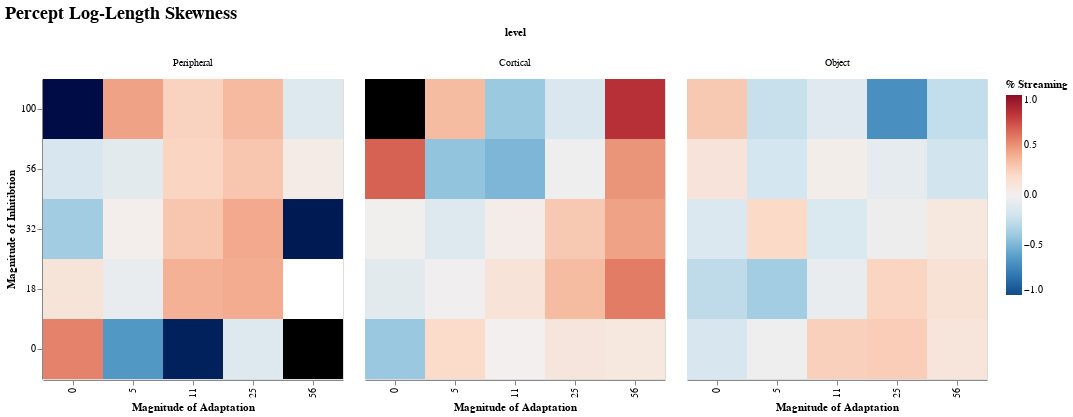

Source (notebook cell):
### Code cell
df_skew |>
  @vlplot(:rect, width=300, height=300,
          title={text="Percept Log-Length Skewness",fontSize=18},
          column={field=:level, typ="nominal", sort=["Peripheral", "Cortical", "Object"]},
          x={field=:c_a, typ="ordinal", sort = "ascending",
             axis={title="Magnitude of Adaptation"}},
          y={field=:c_m, typ="ordinal", sort = "descending",
             axis={title="Magnitude of Inhitibtion"}},
          color={field="skew", aggregate="mean", typ="quantitative",
                 sort = "descending",scale={domain=[-1,1],range="diverging"},
                 legend={title="% Streaming"}},
          config={range={diverging={scheme="redblue"}}})

### Figure 1 — Vega-Lite specification as saved in the notebook (floating-point values rounded to 4 significant figures)
{"config": {"range": {"diverging": {"scheme": "redblue"}}}, "data": {"values": [{"c_a": 0, "c_m": 0, "level": "Peripheral", "skew": 0.5503}, {"c_a": 0, "c_m": 18, "level": "Peripheral", "skew": 0.1131}, {"c_a": 0, "c_m": 32, "level": "Peripheral", "skew": -0.3833}, {"c_a": 0, "c_m": 56, "level": "Peripheral", "skew": -0.1627}, {"c_a": 0, "c_m": 100, "level": "Peripheral", "skew": -1.278}, {"c_a": 5, "c_m": 0, "level": "Peripheral", "skew": -0.6499}, {"c_a": 5, "c_m": 18, "level": "Peripheral", "skew": -0.06014}, {"c_a": 5, "c_m": 32, "level": "Peripheral", "skew": 0.01755}, {"c_a": 5, "c_m": 56, "level": "Peripheral", "skew": -0.09947}, {"c_a": 5, "c_m": 100, "level": "Peripheral", "skew": 0.4411}, {"c_a": 11, "c_m": 0, "level": "Peripheral", "skew": -1.185}, {"c_a": 11, "c_m": 18, "level": "Peripheral", "skew": 0.3873}, {"c_a": 11, "c_m": 32, "level": "Peripheral", "skew": 0.2961}, {"c_a": 11, "c_m": 56, "level": "Peripheral", "skew": 0.2233}, {"c_a": 11, "c_m": 100, "level": "Peripheral", "skew": 0.2338}, {"c_a": 25, "c_m": 0, "level": "Peripheral", "skew": -0.1277}, {"c_a": 25, "c_m": 18, "level": "Peripheral", "skew": 0.4074}, {"c_a": 25, "c_m": 32, "level": "Peripheral", "skew": 0.417}, {"c_a": 25, "c_m": 56, "level": "Peripheral", "skew": 0.2922}, {"c_a": 25, "c_m": 100, "level": "Peripheral", "skew": 0.348}, {"c_a": 56, "c_m": 0, "level": "Peripheral", "skew": -3.02}, {"c_a": 56, "c_m": 18, "level": "Peripheral", "skew": null}, {"c_a": 56, "c_m": 32, "level": "Peripheral", "skew": -1.218}, {"c_a": 56, "c_m": 56, "level": "Peripheral", "skew": 0.04305}, {"c_a": 56, "c_m": 100, "level": "Peripheral", "skew": -0.1328}, {"c_a": 0, "c_m": 0, "level": "Cortical", "skew": -0.41}, {"c_a": 0, "c_m": 18, "level": "Cortical", "skew": -0.09158}, {"c_a": 0, "c_m": 32, "level": "Cortical", "skew": -0.006669}, {"c_a": 0, "c_m": 56, "level": "Cortical", "skew": 0.6571}, {"c_a": 0, "c_m": 100, "level": "Cortical", "skew": -2.849}, {"c_a": 5, "c_m": 0, "level": "Cortical", "skew": 0.2004}, {"c_a": 5, "c_m": 18, "level": "Cortical", "skew": -0.01397}, {"c_a": 5, "c_m": 32, "level": "Cortical", "skew": -0.1277}, {"c_a": 5, "c_m": 56, "level": "Cortical", "skew": -0.4304}, {"c_a": 5, "c_m": 100, "level": "Cortical", "skew": 0.3392}, {"c_a": 11, "c_m": 0, "level": "Cortical", "skew": 0.0021}, {"c_a": 11, "c_m": 18, "level": "Cortical", "skew": 0.1178}, {"c_a": 11, "c_m": 32, "level": "Cortical", "skew": 0.03197}, {"c_a": 11, "c_m": 56, "level": "Cortical", "skew": -0.5014}, {"c_a": 11, "c_m": 100, "level": "Cortical", "skew": -0.4061}, {"c_a": 25, "c_m": 0, "level": "Cortical", "skew": 0.09916}, {"c_a": 25, "c_m": 18, "level": "Cortical", "skew": 0.34}, {"c_a": 25, "c_m": 32, "level": "Cortical", "skew": 0.2807}, {"c_a": 25, "c_m": 56, "level": "Cortical", "skew": -0.01625}, {"c_a": 25, "c_m": 100, "level": "Cortical", "skew": -0.152}, {"c_a": 56, "c_m": 0, "level": "Cortical", "skew": 0.08081}, {"c_a": 56, "c_m": 18, "level": "Cortical", "skew": 0.5729}, {"c_a": 56, "c_m": 32, "level": "Cortical", "skew": 0.4413}, {"c_a": 56, "c_m": 56, "level": "Cortical", "skew": 0.4908}, {"c_a": 56, "c_m": 100, "level": "Cortical", "skew": 0.8312}, {"c_a": 0, "c_m": 0, "level": "Object", "skew": -0.1703}, {"c_a": 5, "c_m": 0, "level": "Object", "skew": -0.02571}, {"c_a": 11, "c_m": 0, "level": "Object", "skew": 0.2479}, {"c_a": 25, "c_m": 0, "level": "Object", "skew": 0.2644}, {"c_a": 56, "c_m": 0, "level": "Object", "skew": 0.1097}, {"c_a": 0, "c_m": 18, "level": "Object", "skew": -0.2715}, {"c_a": 5, "c_m": 18, "level": "Object", "skew": -0.3788}, {"c_a": 11, "c_m": 18, "level": "Object", "skew": -0.05707}, {"c_a": 25, "c_m": 18, "level": "Object", "skew": 0.2278}, {"c_a": 56, "c_m": 18, "level": "Object", "skew": 0.1295}, {"c_a": 0, "c_m": 32, "level": "Object", "skew": -0.1401}, {"c_a": 5, "c_m": 32, "level": "Object", "skew": 0.2031}, {"c_a": 11, "c_m": 32, "level": "Object", "skew": -0.1474}, {"c_a": 25, "c_m": 32, "level": "Object", "skew": -0.03356}, {"c_a": 56, "c_m": 32, "level": "Object", "skew": 0.07933}, {"c_a": 0, "c_m": 56, "level": "Object", "skew": 0.1162}, {"c_a": 5, "c_m": 56, "level": "Object", "skew": -0.1893}, {"c_a": 11, "c_m": 56, "level": "Object", "skew": 0.02411}, {"c_a": 25, "c_m": 56, "level": "Object", "skew": -0.07908}, {"c_a": 56, "c_m": 56, "level": "Object", "skew": -0.1979}, {"c_a": 0, "c_m": 100, "level": "Object", "skew": 0.2814}, {"c_a": 5, "c_m": 100, "level": "Object", "skew": -0.2382}, {"c_a": 11, "c_m": 100, "level": "Object", "skew": -0.1136}, {"c_a": 25, "c_m": 100, "level": "Object", "skew": -0.6876}, {"c_a": 56, "c_m": 100, "level": "Object", "skew": -0.262}]}, "encoding": {"color": {"aggregate": "mean", "field": "skew", "legend": {"title": "% Streaming"}, "scale": {"domain": [-1, 1], "range": "diverging"}, "sort": "descending", "type": "quantitative"}, "column": {"field": "level", "sort": ["Peripheral", "Cortical", "Object"], "type": "nominal"}, "x": {"axis": {"title": "Magnitude of Adaptation"}, "field": "c_a", "sort": "ascending", "type": "ordinal"}, "y": {"axis": {"title": "Magnitude of Inhitibtion"}, "field": "c_m", "sort": "descending", "type": "ordinal"}}, "height": 300, "mark": "rect", "title": {"fontSize": 18, "text": "Percept Log-Length Skewness"}, "width": 300}
